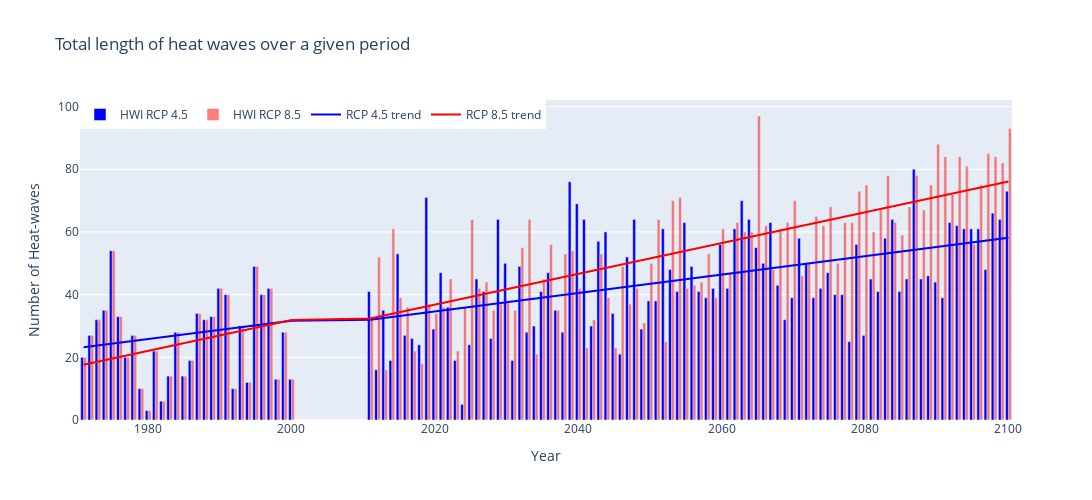

Source (notebook cell):
### Markdown cell above
### Heat wave total length
Total length of heat waves over a given period. A heat wave is defined as an event where the minimum and maximum daily temperature both exceeds specific thresholds over a minimum number of days. This the sum of all days in such events.

### Code cell
# This code plots the data with Heat-wave total length for the selected pixel 
# Sample data
b = pixel_values_hwtlh + pixel_values_hwtl45
t = pixel_values_hwtlh + pixel_values_hwtl85 
# Calculate trend lines for b and t
b_trend = np.polyfit(np.arange(len(b)), b, 1)
t_trend = np.polyfit(np.arange(len(t)), t, 1)
# Define years
yearh = list(range(1971, 2001))
yearp1 = list(range(2011, 2101))
year = yearh + yearp1
# Create figure
fig = go.Figure()
# Add bar trace for 'b'
fig.add_trace(go.Bar(x=year, y=b, name='HWI RCP 4.5', marker_color='blue'))
# Add bar trace for 't'
fig.add_trace(go.Bar(x=year, y=t, name='HWI RCP 8.5', opacity=0.5, marker_color='red'))
# Add trend line trace for 'b'
fig.add_trace(go.Scatter(x=year, y=np.polyval(b_trend, np.arange(len(b))), mode='lines', name='RCP 4.5 trend', line=dict(color='blue')))
# Add trend line trace for 't'
fig.add_trace(go.Scatter(x=year, y=np.polyval(t_trend, np.arange(len(t))), mode='lines', name='RCP 8.5 trend', line=dict(color='red')))
# Update layout
fig.update_layout(
    title='Total length of heat waves over a given period',
    xaxis_title='Year',
    yaxis_title='Number of Heat-waves',
    legend=dict(x=0, y=1, traceorder='normal', orientation='h'),
    width=1100,
    height=500)
